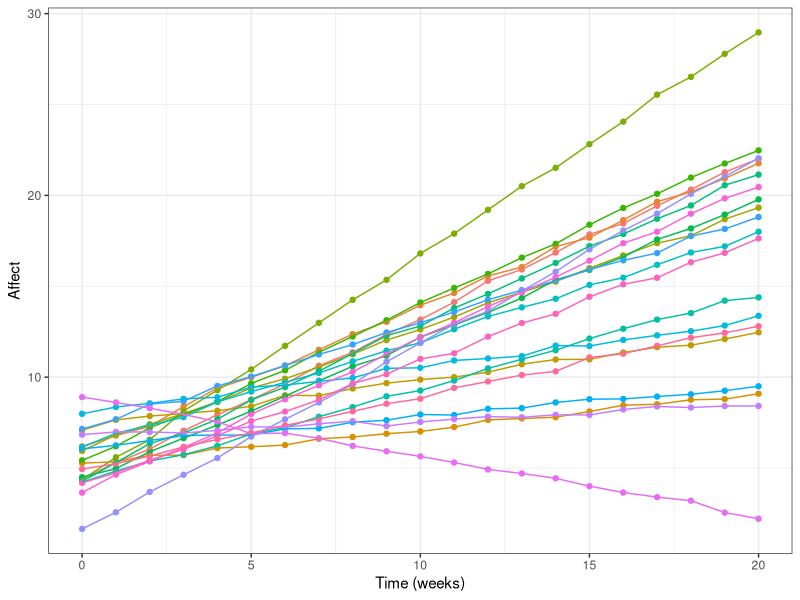

The R script that drew this image:
######################################
# Hierarchical regression simulation
# Lecture 3: 02.10.2025
# Michael E. Aristodemou
######################################

# install package if it is missing
if (!requireNamespace("ggplot2", quietly = TRUE)) {
  install.packages("ggplot2")
}
library(ggplot2) # package for plotting

Nsubject <- 20 # specify number of subjects
times <- seq(from=0, to=20, by=1) # create a sequence of time points to store
Nobs <- length(times) # specify number of observations

initialAffect <- rnorm(n = Nsubject, mean = 5, sd =2) # sample intercept for each subject

# set the desired intercept-slope correlation and derive the weight (b) that produces it
rho <- -0.8 # desired correlation between intercept and slope
sdSlope <- .2 # SD of the part of the slope that is unrelated to the intercept
b <- rho * sdSlope / sqrt(1 - rho^2) # weight on the standardized intercept that gives rho

timeCoefficients <- rnorm(n = Nsubject, mean = 0.51, sd = sdSlope) + # sample slope slope for each subject
  scale(initialAffect)* b # correlate slope with intercept

cor(initialAffect, timeCoefficients) # check correlation between slope and intercept

# create data frame to hold observations
data <- data.frame(Subject = rep(NA,Nsubject*Nobs),
                   Time = rep(NA,Nsubject*Nobs),
                   Affect = rep(NA, Nsubject*Nobs)
)

row <- 0 #initialize row counter, to track which row of the data.frame we are on
for(subi in 1:Nsubject){
  for(obsi in 1:Nobs){ #for each observation of a subject
    row <- row + 1 # add an integer to the row to keep track of the current observation (row)
    data$Affect[row] <- initialAffect[subi] + # currentt affect is initial affect plus...
      times[obsi] * timeCoefficients[subi] # the effect of time that has passed since.
    data$Time[row] <- times[obsi] # store time point for current observation (row)
    data$Subject[row] <- subi # store subject identifier for current observation (row)
  }
}


data$Affect <- data$Affect + rnorm(n=nrow(data), mean = 0, sd = .1) # add random noise to the affect data

# plot subject specific trajectories, color-coded by subject
ggplot(data, aes(x = Time, y = Affect, color = as.factor(Subject))) +
  geom_point() + # draw points that show affect during each week
  geom_line() + # line that connects the points to map the trajectory
  theme_bw()+ # set the background for the plot
  labs(x = "Time (weeks)", y = "Affect", color = "Subject")+ # labels for figure axes
  theme(legend.position = "none") # remove legend
